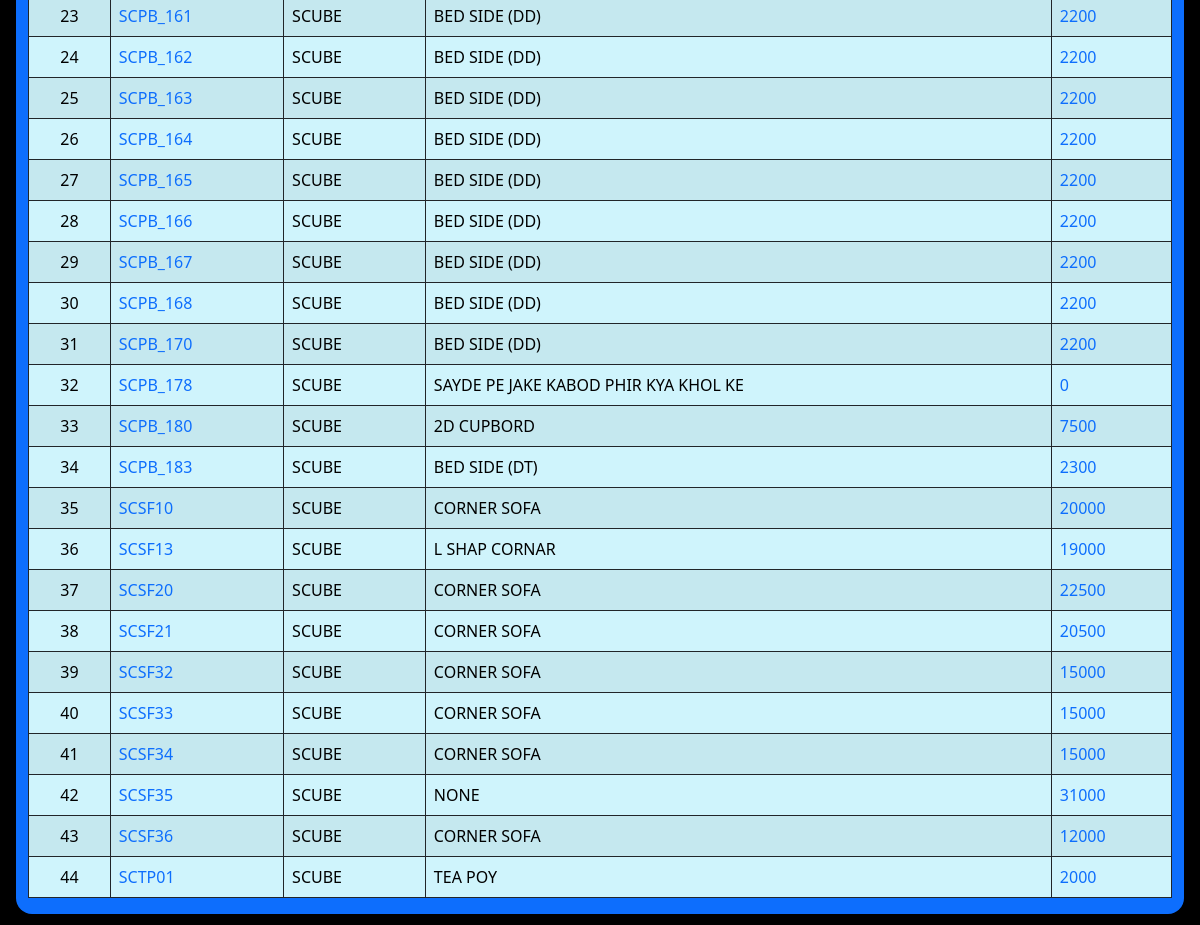
The app's page /list/ (signed in, lower part), older data.
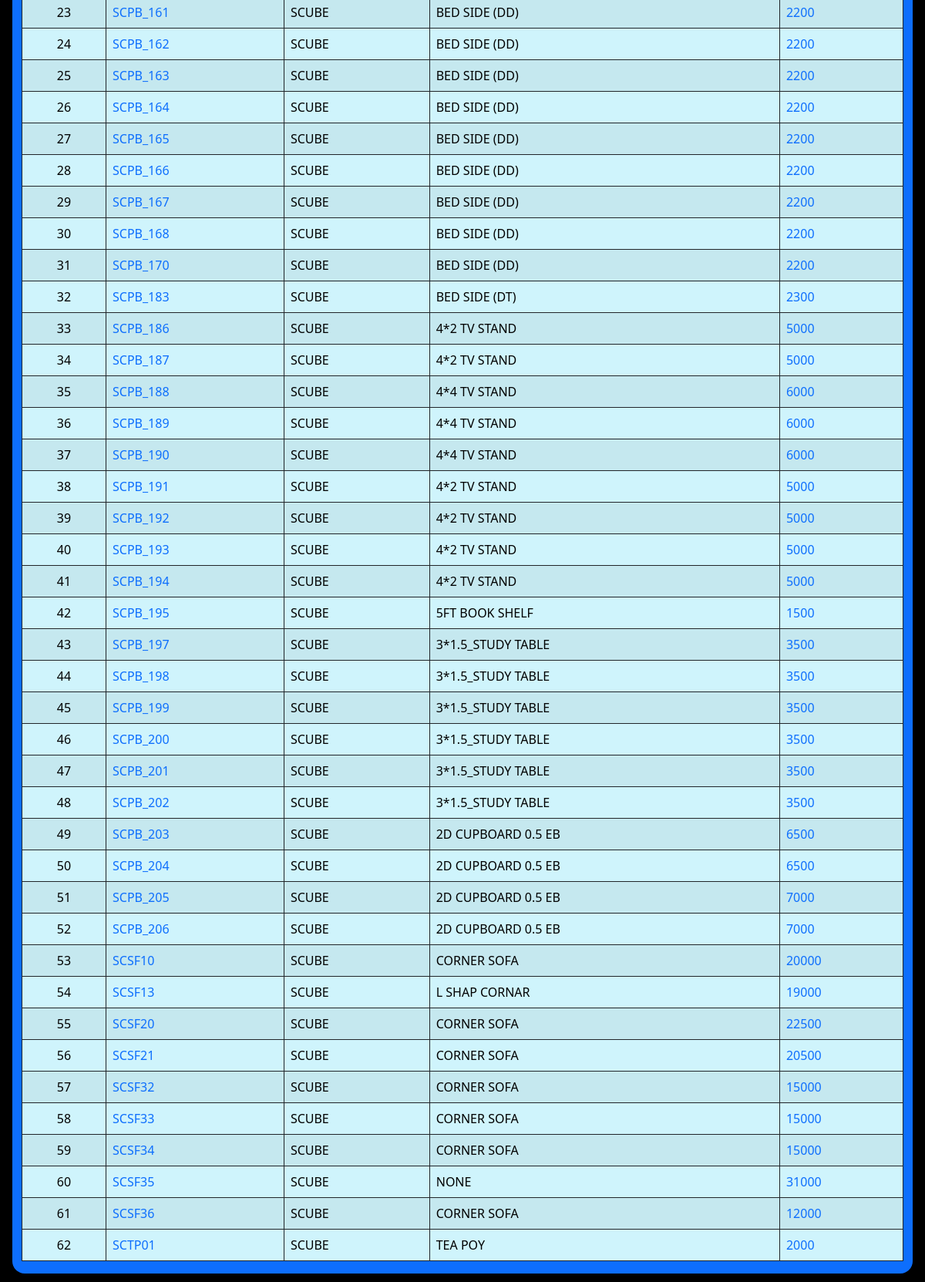
The same page, newer data.
### manager/models.py (models this page shows, shortened)
class Scube_ss(models.Model):
    code = models.CharField(max_length=50, null=True)
    Catogory = models.CharField(choices=Catogory_choice, max_length=50, null=True)
    name = models.CharField(max_length=50, null=True)
    size = models.CharField(max_length=50, null=True, blank=True)
    prize = models.IntegerField(null=True, blank=True)
    material = models.CharField(max_length=50, null=True)
    color = models.CharField(max_length=50, null=True, blank=True)
    pr_date = models.DateField(null=True)
    sl_date = models.DateField(null=True, blank=True)
    status = models.CharField(choices=status_choice, max_length=50, null=True)
    image = models.ImageField(upload_to='images/', blank=True)
    new_pr = models.CharField(choices=new_choice, max_length=50, null=True, blank=True)
    GALLERY_STATUS_CHOICES = [
        ('PENDING', 'PENDING'),
        ('SHOW', 'SHOW'),
        ('UNSHOW', 'UNSHOW'),
    ]
    gallery_status = models.CharField(max_length=20, choices=GALLERY_STATUS_CHOICES, default='PENDING')
    sort_order = models.IntegerField(default=0)

### manager/views.py (the view)
# urls.py: path('list/', views.list, name='list'),
@user_passes_test(is_admin)
def list(request):
    ls_data = Scube_ss.objects.filter(status="SCUBE").order_by('code')
    return render(request, 'list.html', {'prod': ls_data})

### manager/views.py (called while the page is built)
def is_admin(user):
    return user.is_authenticated and user.is_superuser

### manager/templates/list.html (shortened to what this page needs)
{% extends 'blank_layout.html' %}
{% load static %}
{% block content %}
<div class="m-3">
  <section class="container-fluid bg-primary rounded-4  ">
    <div class="row mt-2  pt-2">
      <div class="col-12 col-md-12 mt-2">
        <table class="table table-hover table-info table-striped table-bordered border-dark  ">
          <tbody>
            {% for product_obj in prod %}
            <tr>
              <td class="text-center">{{ forloop.counter }}</td>
              <td> <a style="text-decoration: none ; " href="{% url 'details' product_obj.id %}">
                  {{product_obj.code |upper}}</a></td>
              <td>{{product_obj.status |upper}}</td>
              <td>{{product_obj.name |upper}}</td>
              <td> <a style="text-decoration: none ; " href="{% url 'edit' product_obj.id %}">
                  {{product_obj.prize |upper}}</td>
            </tr>
            {% endfor %}
        </table>
      </div>
    </div>
  </section>
</div>
{% endblock %}

Row changes from the older to the newer data that the page shows:
no longer on this page (row edited): Scube_ss: code "SCPB_178", status "SCUBE", name "SAYDE PE JAKE KABOD PHIR KYA KHOL KE", prize "0"
no longer on this page (row edited): Scube_ss: code "SCPB_180", status "SCUBE", name "2D CUPBORD", prize "7500"
added Scube_ss: code "SCPB_186", status "SCUBE", name "4*2 TV STAND", prize "5000"
added Scube_ss: code "SCPB_187", status "SCUBE", name "4*2 TV STAND", prize "5000"
added Scube_ss: code "SCPB_188", status "SCUBE", name "4*4 TV STAND", prize "6000"
added Scube_ss: code "SCPB_189", status "SCUBE", name "4*4 TV STAND", prize "6000"
added Scube_ss: code "SCPB_190", status "SCUBE", name "4*4 TV STAND", prize "6000"
added Scube_ss: code "SCPB_191", status "SCUBE", name "4*2 TV STAND", prize "5000"
added Scube_ss: code "SCPB_192", status "SCUBE", name "4*2 TV STAND", prize "5000"
added Scube_ss: code "SCPB_193", status "SCUBE", name "4*2 TV STAND", prize "5000"
added Scube_ss: code "SCPB_194", status "SCUBE", name "4*2 TV STAND", prize "5000"
added Scube_ss: code "SCPB_195", status "SCUBE", name "5FT BOOK SHELF", prize "1500"
added Scube_ss: code "SCPB_197", status "SCUBE", name "3*1.5_STUDY TABLE", prize "3500"
added Scube_ss: code "SCPB_198", status "SCUBE", name "3*1.5_STUDY TABLE", prize "3500"
added Scube_ss: code "SCPB_199", status "SCUBE", name "3*1.5_STUDY TABLE", prize "3500"
added Scube_ss: code "SCPB_200", status "SCUBE", name "3*1.5_STUDY TABLE", prize "3500"
added Scube_ss: code "SCPB_201", status "SCUBE", name "3*1.5_STUDY TABLE", prize "3500"
added Scube_ss: code "SCPB_202", status "SCUBE", name "3*1.5_STUDY TABLE", prize "3500"
added Scube_ss: code "SCPB_203", status "SCUBE", name "2D CUPBOARD 0.5 EB", prize "6500"
added Scube_ss: code "SCPB_204", status "SCUBE", name "2D CUPBOARD 0.5 EB", prize "6500"
added Scube_ss: code "SCPB_205", status "SCUBE", name "2D CUPBOARD 0.5 EB", prize "7000"
added Scube_ss: code "SCPB_206", status "SCUBE", name "2D CUPBOARD 0.5 EB", prize "7000"
